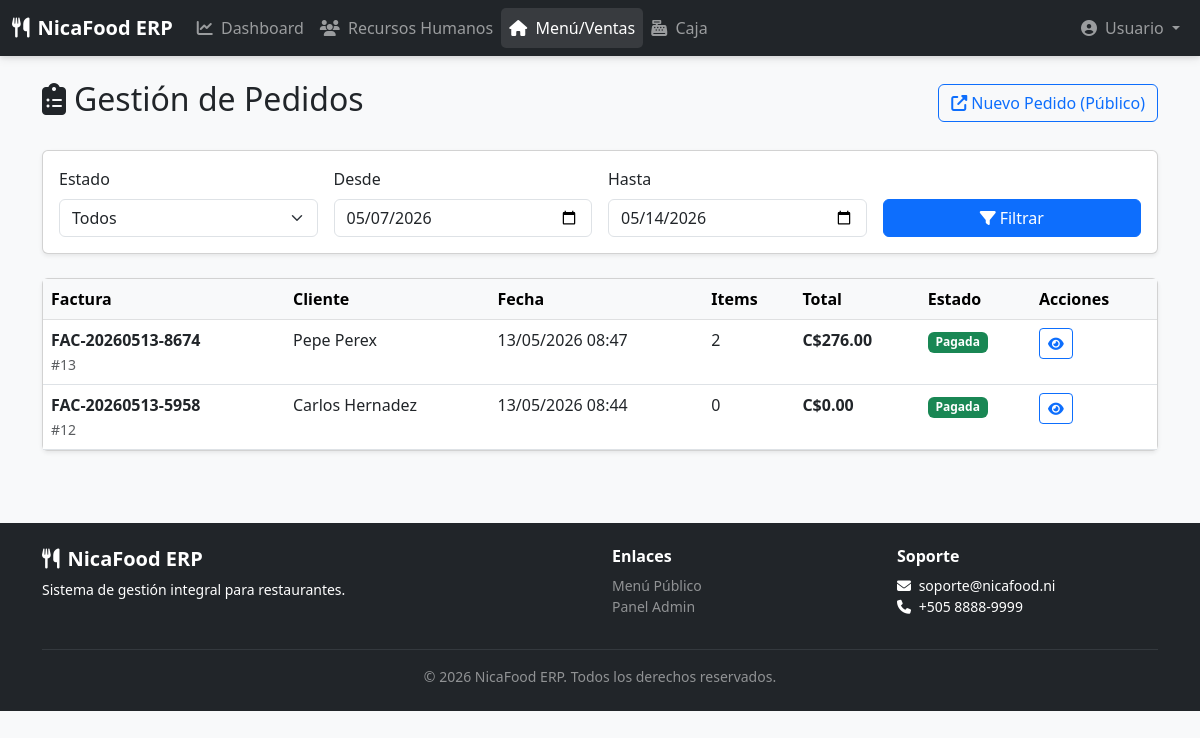
The page /modules/pedidos/index.php on the database its author committed.
### tables this page shows
CREATE TABLE `factura_cabecera` (
  `id_factura` int(11) NOT NULL,
  `numero_factura` varchar(20) DEFAULT NULL,
  `id_pedido` int(11) DEFAULT NULL,
  `id_proforma` int(11) DEFAULT NULL,
  `id_cliente` int(11) DEFAULT NULL,
  `id_empleado` int(11) DEFAULT NULL,
  `id_unidad` int(11) NOT NULL,
  `id_cupon` int(11) DEFAULT NULL,
  `id_impuesto` int(11) DEFAULT NULL,
  `tipo_documento` enum('Venta','Devolucion','Ajuste') DEFAULT 'Venta',
  `fecha_emision` datetime DEFAULT current_timestamp(),
  `estado` enum('Borrador','Emitida','Pagada','Anulada','Devuelta') DEFAULT 'Borrador',
  `total_neto` decimal(12,2) DEFAULT 0.00,
  `total_impuesto` decimal(12,2) DEFAULT 0.00,
  `total_pagar` decimal(12,2) DEFAULT 0.00,
  `descuento` decimal(12,2) DEFAULT 0.00,
  `monto_pagado` decimal(12,2) DEFAULT 0.00,
  `saldo_pendiente` decimal(12,2) DEFAULT 0.00,
  `observaciones` text DEFAULT NULL
);

### config/database.php (called while the page is built, shortened)
<?php
function getDB() {
    static $conn = null;
    if ($conn === null) {
        try {
            $dsn = "mysql:host=" . DB_HOST . ";dbname=" . DB_NAME . ";charset=" . DB_CHARSET;
            $options = [
                PDO::ATTR_ERRMODE => PDO::ERRMODE_EXCEPTION,
                PDO::ATTR_DEFAULT_FETCH_MODE => PDO::FETCH_ASSOC,
                PDO::ATTR_EMULATE_PREPARES => false,
            ];
            $conn = new PDO($dsn, DB_USER, DB_PASS, $options);
        } catch (PDOException $e) {
            if (getenv('APP_ENV') === 'production') {
                error_log($e->getMessage());
                die("Error de conexión al sistema");
            }
            die("Error de conexión: " . $e->getMessage());
        }
    }
    return $conn;
}
?>

### modules/pedidos/index.php (the view, shortened to what this page needs)
<?php
require_once '../../config/database.php';
include '../../includes/header.php';
include '../../includes/navbar.php';
$fecha_desde = $_GET['desde'] ?? date('Y-m-d', strtotime('-7 days'));
$fecha_hasta = $_GET['hasta'] ?? date('Y-m-d');
$sql = "SELECT f.*, p.primer_nombre, p.Apellidos, u.nombre as unidad_nombre,
               COUNT(fd.id_det_fac) as items_count
        FROM Factura_Cabecera f
        INNER JOIN Persona p ON (
            SELECT id_persona FROM Cliente WHERE id_cliente = f.id_cliente
        ) = p.id_persona
        LEFT JOIN Unidad_Operativa u ON f.id_unidad = u.id_unidad
        LEFT JOIN Factura_Detalle fd ON f.id_factura = fd.id_factura
        WHERE f.fecha_emision BETWEEN :desde AND :hasta";
$sql .= " GROUP BY f.id_factura ORDER BY f.fecha_emision DESC LIMIT 50";
$stmt = getDB()->prepare($sql);
$params = [':desde' => "$fecha_desde 00:00:00", ':hasta' => "$fecha_hasta 23:59:59"];
$stmt->execute($params);
$pedidos = $stmt->fetchAll();
?>
<div class="container py-4">
    <div class="d-flex justify-content-between align-items-center mb-4">
        <h2><i class="fas fa-clipboard-list me-2"></i>Gestión de Pedidos</h2>
        <a href="/nicafood/index.php" target="_blank" class="btn btn-outline-primary">
            <i class="fas fa-external-link-alt me-1"></i>Nuevo Pedido (Público)
        </a>
    </div>
    <form method="GET" class="card shadow-sm mb-4">
        <div class="card-body">
            <div class="row g-3">
                <div class="col-md-3">
                    <label class="form-label">Estado</label>
                    <select name="estado" class="form-select">
                        <option value="">Todos</option>
                    </select>
                </div>
                <div class="col-md-3">
                    <label class="form-label">Desde</label>
                    <input type="date" name="desde" class="form-control" value="<?= $fecha_desde ?>">
                </div>
                <div class="col-md-3">
                    <label class="form-label">Hasta</label>
                    <input type="date" name="hasta" class="form-control" value="<?= $fecha_hasta ?>">
                </div>
                <div class="col-md-3 d-flex align-items-end">
                    <button type="submit" class="btn btn-primary w-100">
                        <i class="fas fa-filter me-1"></i>Filtrar
                    </button>
                </div>
            </div>
        </div>
    </form>
    <div class="card shadow-sm">
        <div class="card-body p-0">
            <div class="table-responsive">
                <table class="table table-hover mb-0">
                    <thead class="table-light">
                        <tr>
                            <th>Factura</th>
                            <th>Cliente</th>
                            <th>Fecha</th>
                            <th>Items</th>
                            <th>Total</th>
                            <th>Estado</th>
                            <th>Acciones</th>
                        </tr>
                    </thead>
                    <tbody>
                        <?php if ($pedidos): ?>
                            <?php foreach ($pedidos as $p):
                                $badge = match($p['estado']) {
                                    'Pagada' => 'bg-success',
                                    'Emitida' => 'bg-warning text-dark',
                                    'Anulada' => 'bg-secondary',
                                    'Devuelta' => 'bg-danger',
                                    default => 'bg-light text-dark'
                                };
                            ?>
                            <tr>
                                <td>
                                    <strong><?= htmlspecialchars($p['numero_factura']) ?></strong>
                                    <br>
                                    <small class="text-muted">#<?= $p['id_factura'] ?></small>
                                </td>
                                <td>
                                    <?= htmlspecialchars($p['primer_nombre']) ?>
                                    <?= htmlspecialchars($p['Apellidos']) ?>
                                </td>
                                <td><?= date('d/m/Y H:i', strtotime($p['fecha_emision'])) ?></td>
                                <td><?= $p['items_count'] ?></td>
                                <td class="fw-bold">C$<?= number_format($p['total_pagar'], 2) ?></td>
                                <td><span class="badge <?= $badge ?>"><?= $p['estado'] ?></span></td>
                                <td>
                                    <a href="ver.php?id=<?= $p['id_factura'] ?>" class="btn btn-sm btn-outline-primary">
                                        <i class="fas fa-eye"></i>
                                    </a>
                                </td>
                            </tr>
                            <?php endforeach; ?>
                        <?php endif; ?>
                    </tbody>
                </table>
            </div>
        </div>
    </div>
</div>
<?php include '../../includes/footer.php'; ?>

### includes/header.php (style rules this page uses)
body { background-color: #f8f9fa; }
body { background: #f8f9fa; font-family: 'Segoe UI', system-ui, -apple-system, sans-serif; }

### rows shown on the page
factura_cabecera: numero_factura "FAC-20260513-8674", id_factura "13", primer_nombre "Pepe", Apellidos "Perex", fecha_emision "13/05/2026 08:47", items_count "2", total_pagar "276.00", estado "Pagada"
factura_cabecera: numero_factura "FAC-20260513-5958", id_factura "12", primer_nombre "Carlos", Apellidos "Hernadez", fecha_emision "13/05/2026 08:44", items_count "0", total_pagar "0.00", estado "Pagada"

### other values the page prints
$_SESSION['nombre'] "Usuario"
